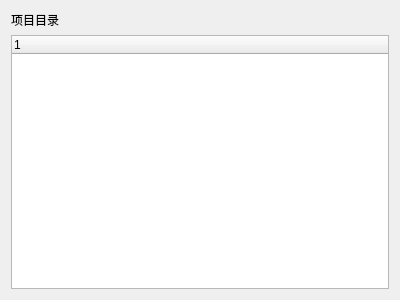
<?xml version="1.0" encoding="UTF-8"?>
<ui version="4.0">
 <class>ProTree</class>
 <widget class="QDialog" name="ProTree">
  <property name="geometry">
   <rect>
    <x>0</x>
    <y>0</y>
    <width>400</width>
    <height>300</height>
   </rect>
  </property>
  <property name="windowTitle">
   <string>Dialog</string>
  </property>
  <layout class="QVBoxLayout" name="verticalLayout_2">
   <item>
    <layout class="QVBoxLayout" name="verticalLayout">
     <item>
      <widget class="QLabel" name="ProTree_label">
       <property name="text">
        <string>项目目录</string>
       </property>
      </widget>
     </item>
     <item>
      <widget class="ProTreeWidget" name="ProTree_Widget">
       <column>
        <property name="text">
         <string notr="true">1</string>
        </property>
       </column>
      </widget>
     </item>
    </layout>
   </item>
  </layout>
 </widget>
 <customwidgets>
  <customwidget>
   <class>ProTreeWidget</class>
   <extends>QTreeWidget</extends>
   <header>protreewidget.h</header>
  </customwidget>
 </customwidgets>
 <resources/>
 <connections/>
</ui>
